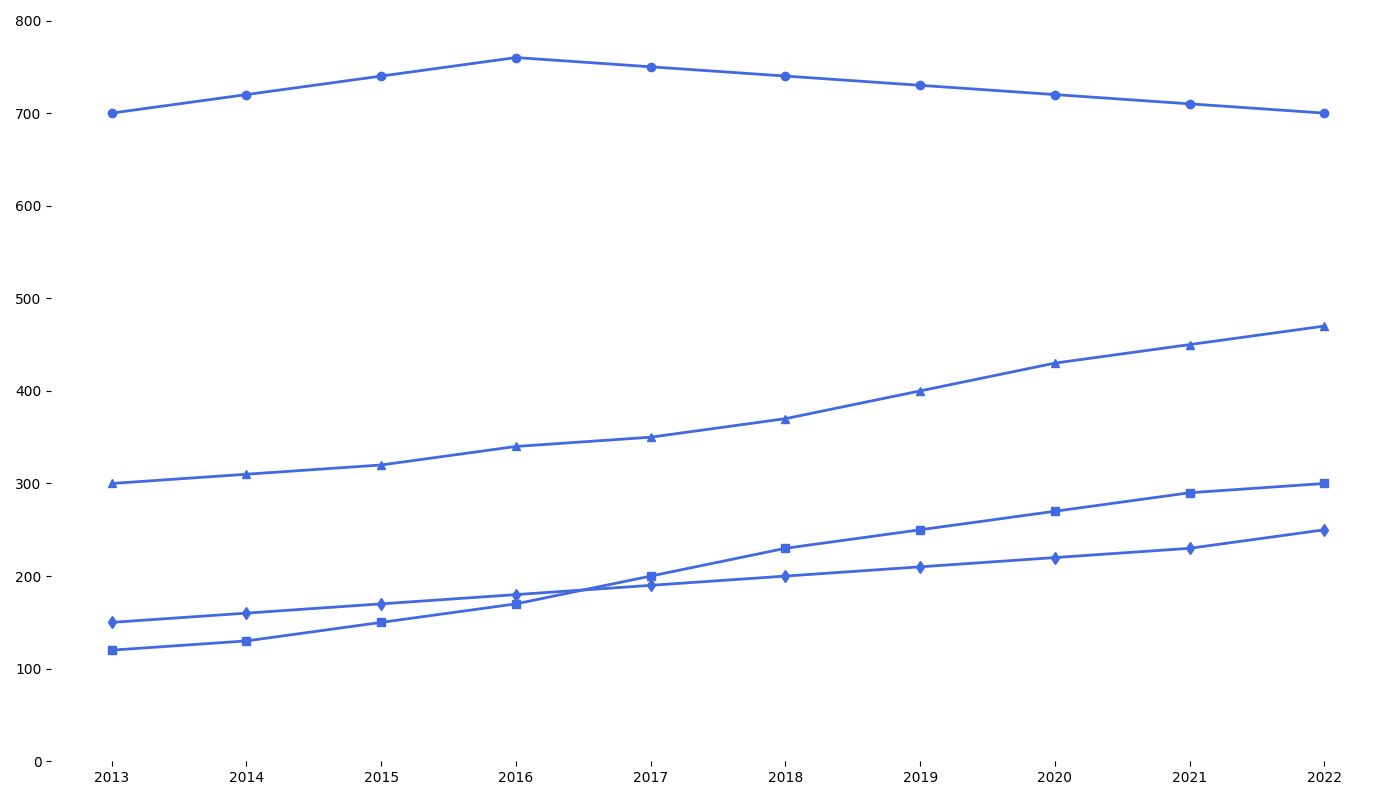

Here is the Python script that generated this plot:
import matplotlib.pyplot as plt
import numpy as np

years = np.arange(2013, 2023)

cars_usage = [700, 720, 740, 760, 750, 740, 730, 720, 710, 700]
bicycles_usage = [120, 130, 150, 170, 200, 230, 250, 270, 290, 300]
public_transit_usage = [300, 310, 320, 340, 350, 370, 400, 430, 450, 470]
walking_usage = [150, 160, 170, 180, 190, 200, 210, 220, 230, 250]

fig, ax = plt.subplots(figsize=(14, 8))

# Use a single color for all data groups
single_color = 'royalblue'
ax.plot(years, cars_usage, marker='o', linestyle='-', linewidth=2, color=single_color)
ax.plot(years, bicycles_usage, marker='s', linestyle='-', linewidth=2, color=single_color)
ax.plot(years, public_transit_usage, marker='^', linestyle='-', linewidth=2, color=single_color)
ax.plot(years, walking_usage, marker='d', linestyle='-', linewidth=2, color=single_color)

ax.set_xticks(years)
ax.set_ylim(0, 800)

ax.spines['top'].set_visible(False)
ax.spines['right'].set_visible(False)
ax.spines['left'].set_visible(False)
ax.spines['bottom'].set_visible(False)

plt.tight_layout()
plt.show()
